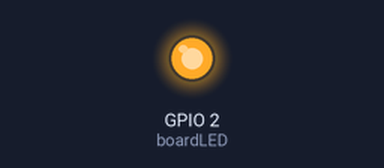
This sketch was run on a simulated ESP32. Shown: output pins drawn as LEDs (lit = HIGH). WiFi joins after 1.5 s; servers stay silent unless stated; the local clock reads 2024-03-15 10:24:30 at power-on unless the sketch sets it; random numbers use the default seed unless the sketch sets one; no MQTT or app messages arrive unless stated; what the sketch prints to the serial monitor is not drawn.

Above: at 2.22 s.
At 7.3 s:
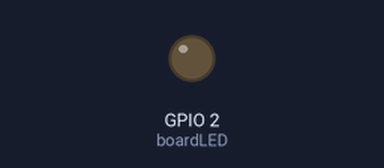
Timing chart, 0 to 15.5 s (numbered marks = the images above):
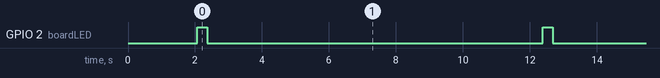

The sketch:

plantcare_iot_v1.ino
```cpp
/********************************************************************
 * Projeto: PlantCare - Envio de Dados MQTT com ESP32
 * Placa: DOIT ESP32 DEVKIT V1
 *
 * Descrição:
 * Este projeto conecta o ESP32 à rede Wi-Fi e a um Broker MQTT (Node-RED).
 * A cada 10 segundos, envia uma mensagem JSON com:
 * - ID do grupo
 * - ID do módulo (sensor)
 * - IP local
 * - Data e hora (via NTP)
 * - Temperatura (°C)
 * - Umidade do ar (%)
 * - Umidade do solo (simulada)
 ********************************************************************/
//----------------------------------------------------------
// Bibliotecas padrão ESP32
#include <WiFi.h>
#include <time.h>

//----------------------------------------------------------
// Bibliotecas externas

#include <PubSubClient.h>
#include <ArduinoJson.h>


#define boardLED 2

const char* ID        = "PlantCare01";
const char* moduleID  = "Sensor_A1";

// Wi-Fi
const char* SSID      = "Wokwi-GUEST";
const char* PASSWORD  = "";

// MQTT Broker
const char* BROKER_MQTT  = "broker.hivemq.com";
const int   BROKER_PORT  = 1883;
const char* mqttUser     = "";
const char* mqttPassword = "";

#define TOPICO_PUBLISH  "plantcare/sensores"

//----------------------------------------------------------

WiFiClient espClient;
PubSubClient MQTT(espClient);
char buffer[300];

//----------------------------------------------------------

void setup() {
    Serial.begin(115200);
    pinMode(boardLED, OUTPUT);
    digitalWrite(boardLED, LOW);

    initWiFi();
    initNTP();
    initMQTT();
}

//----------------------------------------------------------

void loop() {
    verificaConexoesWiFiEMQTT();

    struct tm timeinfo;
    getLocalTime(&timeinfo);

    char data[11];
    char hora[9];
    strftime(data, sizeof(data), "%Y-%m-%d", &timeinfo);
    strftime(hora, sizeof(hora), "%H:%M:%S", &timeinfo);

    float temperatura = random(200, 300) / 10.0;
    float umidadeAr   = random(400, 800) / 10.0;
    int umidadeSolo   = random(300, 800);

    StaticJsonDocument<300> doc;

    doc["ID"]          = ID;
    doc["Modulo"]      = moduleID;
    doc["IP"]          = WiFi.localIP().toString();
    doc["Data"]        = data;
    doc["Hora"]        = hora;
    doc["Temperatura"] = temperatura;
    doc["UmidadeAr"]   = umidadeAr;
    doc["UmidadeSolo"] = umidadeSolo;

    serializeJson(doc, buffer);

    Serial.println(buffer);

    enviaEstadoOutputMQTT();

    piscaLed();

    delay(10000);
}

//----------------------------------------------------------
void initWiFi() {
    WiFi.begin(SSID, PASSWORD);
    Serial.print("Conectando ao Wi-Fi");
    while (WiFi.status() != WL_CONNECTED) {
        delay(1000);
        Serial.print(".");
    }
    Serial.println("\nWi-Fi conectado!");
    Serial.print("IP: ");
    Serial.println(WiFi.localIP());
    Serial.print("MAC Address: ");
    Serial.println(WiFi.macAddress());
}

void reconectaWiFi() {
    if (WiFi.status() != WL_CONNECTED) {
        Serial.println("Reconectando Wi-Fi...");
        initWiFi();
    }
}

//----------------------------------------------------------

void initNTP() {
    configTime(-3 * 3600, 0, "pool.ntp.org", "time.nist.gov");
    struct tm timeinfo;
    while (!getLocalTime(&timeinfo)) {
        Serial.println("Aguardando sincronização NTP...");
        delay(1000);
    }
    Serial.println("Horário sincronizado via NTP.");
}

//----------------------------------------------------------

void initMQTT() {
    MQTT.setServer(BROKER_MQTT, BROKER_PORT);
    while (!MQTT.connected()) {
        Serial.println("Conectando ao Broker MQTT...");
        if (MQTT.connect(moduleID, mqttUser, mqttPassword)) {
            Serial.println("Conectado ao Broker!");
        } else {
            Serial.print("Falha na conexão. Estado: ");
            Serial.println(MQTT.state());
            delay(2000);
        }
    }
}

void verificaConexoesWiFiEMQTT() {
    reconectaWiFi();
    if (!MQTT.connected()) {
        initMQTT();
    }
    MQTT.loop();
}

//----------------------------------------------------------

void enviaEstadoOutputMQTT() {
    MQTT.publish(TOPICO_PUBLISH, buffer);
    Serial.println("Mensagem publicada com sucesso!");
}

void piscaLed() {
    digitalWrite(boardLED, HIGH);
    delay(300);
    digitalWrite(boardLED, LOW);
}
```

Measured:
- by itself, GPIO 2 (boardLED): alternates HIGH for 0.30 s and LOW for 10.0 s
